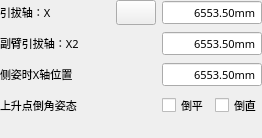
        <widget class="QWidget" name="tabRunARM">
         <attribute name="title">
          <string>上升点</string>
         </attribute>
         <layout class="QGridLayout" name="gridLayout_17">
          <property name="margin">
           <number>0</number>
          </property>
          <item row="0" column="0">
           <widget class="QLabel" name="labelXProUP">
            <property name="sizePolicy">
             <sizepolicy hsizetype="Expanding" vsizetype="Fixed">
              <horstretch>0</horstretch>
              <verstretch>0</verstretch>
             </sizepolicy>
            </property>
            <property name="minimumSize">
             <size>
              <width>110</width>
              <height>25</height>
             </size>
            </property>
            <property name="maximumSize">
             <size>
              <width>16777215</width>
              <height>25</height>
             </size>
            </property>
            <property name="palette">
             <palette>
              <active>
               <colorrole role="WindowText">
                <brush brushstyle="SolidPattern">
                 <color alpha="255">
                  <red>0</red>
                  <green>0</green>
                  <blue>0</blue>
                 </color>
                </brush>
               </colorrole>
              </active>
              <inactive>
               <colorrole role="WindowText">
                <brush brushstyle="SolidPattern">
                 <color alpha="255">
                  <red>0</red>
                  <green>0</green>
                  <blue>0</blue>
                 </color>
                </brush>
               </colorrole>
              </inactive>
              <disabled>
               <colorrole role="WindowText">
                <brush brushstyle="SolidPattern">
                 <color alpha="255">
                  <red>120</red>
                  <green>120</green>
                  <blue>120</blue>
                 </color>
                </brush>
               </colorrole>
              </disabled>
             </palette>
            </property>
            <property name="font">
             <font>
              <family>微软雅黑</family>
              <pointsize>8</pointsize>
              <weight>50</weight>
              <italic>false</italic>
              <bold>false</bold>
             </font>
            </property>
            <property name="text">
             <string>引拔轴：X</string>
            </property>
            <property name="alignment">
             <set>Qt::AlignLeading|Qt::AlignLeft|Qt::AlignVCenter</set>
            </property>
           </widget>
          </item>
          <item row="0" column="1">
           <widget class="QPushButton" name="BtnWaitSync_3">
            <property name="minimumSize">
             <size>
              <width>40</width>
              <height>25</height>
             </size>
            </property>
            <property name="maximumSize">
             <size>
              <width>150</width>
              <height>25</height>
             </size>
            </property>
            <property name="text">
             <string/>
            </property>
            <property name="icon">
             <iconset resource="../xPad.qrc">
              <normaloff>:/img/32X32/Sync.png</normaloff>:/img/32X32/Sync.png</iconset>
            </property>
            <property name="iconSize">
             <size>
              <width>48</width>
              <height>48</height>
             </size>
            </property>
           </widget>
          </item>
          <item row="0" column="2">
           <widget class="xDoubleSpinBox" name="BoxXProUP">
            <property name="sizePolicy">
             <sizepolicy hsizetype="Fixed" vsizetype="Fixed">
              <horstretch>0</horstretch>
              <verstretch>0</verstretch>
             </sizepolicy>
            </property>
            <property name="minimumSize">
             <size>
              <width>100</width>
              <height>25</height>
             </size>
            </property>
            <property name="maximumSize">
             <size>
              <width>16777215</width>
              <height>25</height>
             </size>
            </property>
            <property name="palette">
             <palette>
              <active>
               <colorrole role="WindowText">
                <brush brushstyle="SolidPattern">
                 <color alpha="255">
                  <red>0</red>
                  <green>0</green>
                  <blue>0</blue>
                 </color>
                </brush>
               </colorrole>
              </active>
              <inactive>
               <colorrole role="WindowText">
                <brush brushstyle="SolidPattern">
                 <color alpha="255">
                  <red>0</red>
                  <green>0</green>
                  <blue>0</blue>
                 </color>
                </brush>
               </colorrole>
              </inactive>
              <disabled>
               <colorrole role="WindowText">
                <brush brushstyle="SolidPattern">
                 <color alpha="255">
                  <red>120</red>
                  <green>120</green>
                  <blue>120</blue>
                 </color>
                </brush>
               </colorrole>
              </disabled>
             </palette>
            </property>
            <property name="font">
             <font>
              <family>微软雅黑</family>
              <pointsize>8</pointsize>
              <weight>50</weight>
              <italic>false</italic>
              <bold>false</bold>
             </font>
            </property>
            <property name="focusPolicy">
             <enum>Qt::ClickFocus</enum>
            </property>
            <property name="alignment">
             <set>Qt::AlignRight|Qt::AlignTrailing|Qt::AlignVCenter</set>
            </property>
            <property name="readOnly">
             <bool>true</bool>
            </property>
            <property name="buttonSymbols">
             <enum>QAbstractSpinBox::NoButtons</enum>
            </property>
            <property name="keyboardTracking">
             <bool>false</bool>
            </property>
            <property name="prefix">
             <string notr="true"/>
            </property>
            <property name="suffix">
             <string>mm</string>
            </property>
            <property name="decimals">
             <number>2</number>
            </property>
            <property name="maximum">
             <double>60000.000000000000000</double>
            </property>
            <property name="singleStep">
             <double>0.010000000000000</double>
            </property>
            <property name="value">
             <double>6553.500000000000000</double>
            </property>
            <property name="HasBtn" stdset="0">
             <bool>false</bool>
            </property>
           </widget>
          </item>
          <item row="1" column="0">
           <widget class="QLabel" name="labelBRunUP">
            <property name="sizePolicy">
             <sizepolicy hsizetype="Expanding" vsizetype="Fixed">
              <horstretch>0</horstretch>
              <verstretch>0</verstretch>
             </sizepolicy>
            </property>
            <property name="minimumSize">
             <size>
              <width>110</width>
              <height>25</height>
             </size>
            </property>
            <property name="maximumSize">
             <size>
              <width>16777215</width>
              <height>25</height>
             </size>
            </property>
            <property name="palette">
             <palette>
              <active>
               <colorrole role="WindowText">
                <brush brushstyle="SolidPattern">
                 <color alpha="255">
                  <red>0</red>
                  <green>0</green>
                  <blue>0</blue>
                 </color>
                </brush>
               </colorrole>
              </active>
              <inactive>
               <colorrole role="WindowText">
                <brush brushstyle="SolidPattern">
                 <color alpha="255">
                  <red>0</red>
                  <green>0</green>
                  <blue>0</blue>
                 </color>
                </brush>
               </colorrole>
              </inactive>
              <disabled>
               <colorrole role="WindowText">
                <brush brushstyle="SolidPattern">
                 <color alpha="255">
                  <red>120</red>
                  <green>120</green>
                  <blue>120</blue>
                 </color>
                </brush>
               </colorrole>
              </disabled>
             </palette>
            </property>
            <property name="font">
             <font>
              <family>微软雅黑</family>
              <pointsize>8</pointsize>
              <weight>50</weight>
              <italic>false</italic>
              <bold>false</bold>
             </font>
            </property>
            <property name="layoutDirection">
             <enum>Qt::LeftToRight</enum>
            </property>
            <property name="text">
             <string>副臂引拔轴：X2</string>
            </property>
            <property name="alignment">
             <set>Qt::AlignLeading|Qt::AlignLeft|Qt::AlignVCenter</set>
            </property>
           </widget>
          </item>
          <item row="1" column="2">
           <widget class="xDoubleSpinBox" name="BoxBRunUP">
            <property name="sizePolicy">
             <sizepolicy hsizetype="Fixed" vsizetype="Fixed">
              <horstretch>0</horstretch>
              <verstretch>0</verstretch>
             </sizepolicy>
            </property>
            <property name="minimumSize">
             <size>
              <width>100</width>
              <height>25</height>
             </size>
            </property>
            <property name="maximumSize">
             <size>
              <width>16777215</width>
              <height>25</height>
             </size>
            </property>
            <property name="palette">
             <palette>
              <active>
               <colorrole role="WindowText">
                <brush brushstyle="SolidPattern">
                 <color alpha="255">
                  <red>0</red>
                  <green>0</green>
                  <blue>0</blue>
                 </color>
                </brush>
               </colorrole>
              </active>
              <inactive>
               <colorrole role="WindowText">
                <brush brushstyle="SolidPattern">
                 <color alpha="255">
                  <red>0</red>
                  <green>0</green>
                  <blue>0</blue>
                 </color>
                </brush>
               </colorrole>
              </inactive>
              <disabled>
               <colorrole role="WindowText">
                <brush brushstyle="SolidPattern">
                 <color alpha="255">
                  <red>120</red>
                  <green>120</green>
                  <blue>120</blue>
                 </color>
                </brush>
               </colorrole>
              </disabled>
             </palette>
            </property>
            <property name="font">
             <font>
              <family>微软雅黑</family>
              <pointsize>8</pointsize>
              <weight>50</weight>
              <bold>false</bold>
             </font>
            </property>
            <property name="focusPolicy">
             <enum>Qt::ClickFocus</enum>
            </property>
            <property name="alignment">
             <set>Qt::AlignRight|Qt::AlignTrailing|Qt::AlignVCenter</set>
            </property>
            <property name="readOnly">
             <bool>true</bool>
            </property>
            <property name="buttonSymbols">
             <enum>QAbstractSpinBox::NoButtons</enum>
            </property>
            <property name="keyboardTracking">
             <bool>false</bool>
            </property>
            <property name="prefix">
             <string notr="true"/>
            </property>
            <property name="suffix">
             <string>mm</string>
            </property>
            <property name="decimals">
             <number>2</number>
            </property>
            <property name="maximum">
             <double>60000.000000000000000</double>
            </property>
            <property name="singleStep">
             <double>0.010000000000000</double>
            </property>
            <property name="value">
             <double>6553.500000000000000</double>
            </property>
            <property name="HasBtn" stdset="0">
             <bool>false</bool>
            </property>
           </widget>
          </item>
          <item row="2" column="0" colspan="2">
           <widget class="QLabel" name="labelXProRotPosition">
            <property name="sizePolicy">
             <sizepolicy hsizetype="Expanding" vsizetype="Fixed">
              <horstretch>0</horstretch>
              <verstretch>0</verstretch>
             </sizepolicy>
            </property>
            <property name="minimumSize">
             <size>
              <width>110</width>
              <height>25</height>
             </size>
            </property>
            <property name="maximumSize">
             <size>
              <width>16777215</width>
              <height>25</height>
             </size>
            </property>
            <property name="palette">
             <palette>
              <active>
               <colorrole role="WindowText">
                <brush brushstyle="SolidPattern">
                 <color alpha="255">
                  <red>0</red>
                  <green>0</green>
                  <blue>0</blue>
                 </color>
                </brush>
               </colorrole>
              </active>
              <inactive>
               <colorrole role="WindowText">
                <brush brushstyle="SolidPattern">
                 <color alpha="255">
                  <red>0</red>
                  <green>0</green>
                  <blue>0</blue>
                 </color>
                </brush>
               </colorrole>
              </inactive>
              <disabled>
               <colorrole role="WindowText">
                <brush brushstyle="SolidPattern">
                 <color alpha="255">
                  <red>120</red>
                  <green>120</green>
                  <blue>120</blue>
                 </color>
                </brush>
               </colorrole>
              </disabled>
             </palette>
            </property>
            <property name="font">
             <font>
              <family>微软雅黑</family>
              <pointsize>8</pointsize>
              <weight>50</weight>
              <italic>false</italic>
              <bold>false</bold>
             </font>
            </property>
            <property name="text">
             <string>侧姿时X轴位置</string>
            </property>
            <property name="alignment">
             <set>Qt::AlignLeading|Qt::AlignLeft|Qt::AlignVCenter</set>
            </property>
           </widget>
          </item>
          <item row="2" column="2">
           <widget class="xDoubleSpinBox" name="BoxXProRotPosition">
            <property name="sizePolicy">
             <sizepolicy hsizetype="Fixed" vsizetype="Fixed">
              <horstretch>0</horstretch>
              <verstretch>0</verstretch>
             </sizepolicy>
            </property>
            <property name="minimumSize">
             <size>
              <width>100</width>
              <height>25</height>
             </size>
            </property>
            <property name="maximumSize">
             <size>
              <width>16777215</width>
              <height>25</height>
             </size>
            </property>
            <property name="palette">
             <palette>
              <active>
               <colorrole role="WindowText">
                <brush brushstyle="SolidPattern">
                 <color alpha="255">
                  <red>0</red>
                  <green>0</green>
                  <blue>0</blue>
                 </color>
                </brush>
               </colorrole>
              </active>
              <inactive>
               <colorrole role="WindowText">
                <brush brushstyle="SolidPattern">
                 <color alpha="255">
                  <red>0</red>
                  <green>0</green>
                  <blue>0</blue>
                 </color>
                </brush>
               </colorrole>
              </inactive>
              <disabled>
               <colorrole role="WindowText">
                <brush brushstyle="SolidPattern">
                 <color alpha="255">
                  <red>120</red>
                  <green>120</green>
                  <blue>120</blue>
                 </color>
                </brush>
               </colorrole>
              </disabled>
             </palette>
            </property>
            <property name="font">
             <font>
              <family>微软雅黑</family>
              <pointsize>8</pointsize>
              <weight>50</weight>
              <italic>false</italic>
              <bold>false</bold>
             </font>
            </property>
            <property name="focusPolicy">
             <enum>Qt::ClickFocus</enum>
            </property>
            <property name="alignment">
             <set>Qt::AlignRight|Qt::AlignTrailing|Qt::AlignVCenter</set>
            </property>
            <property name="readOnly">
             <bool>true</bool>
            </property>
            <property name="buttonSymbols">
             <enum>QAbstractSpinBox::NoButtons</enum>
            </property>
            <property name="keyboardTracking">
             <bool>false</bool>
            </property>
            <property name="prefix">
             <string notr="true"/>
            </property>
            <property name="suffix">
             <string>mm</string>
            </property>
            <property name="decimals">
             <number>2</number>
            </property>
            <property name="maximum">
             <double>60000.000000000000000</double>
            </property>
            <property name="singleStep">
             <double>0.010000000000000</double>
            </property>
            <property name="value">
             <double>6553.500000000000000</double>
            </property>
            <property name="HasBtn" stdset="0">
             <bool>false</bool>
            </property>
           </widget>
          </item>
          <item row="3" column="0" colspan="3">
           <layout class="QHBoxLayout" name="horizontalLayout_2">
            <item>
             <widget class="QLabel" name="labelTrvOutRot">
              <property name="sizePolicy">
               <sizepolicy hsizetype="Expanding" vsizetype="Fixed">
                <horstretch>0</horstretch>
                <verstretch>0</verstretch>
               </sizepolicy>
              </property>
              <property name="minimumSize">
               <size>
                <width>0</width>
                <height>25</height>
               </size>
              </property>
              <property name="maximumSize">
               <size>
                <width>16777215</width>
                <height>25</height>
               </size>
              </property>
              <property name="palette">
               <palette>
                <active>
                 <colorrole role="WindowText">
                  <brush brushstyle="SolidPattern">
                   <color alpha="255">
                    <red>0</red>
                    <green>0</green>
                    <blue>0</blue>
                   </color>
                  </brush>
                 </colorrole>
                </active>
                <inactive>
                 <colorrole role="WindowText">
                  <brush brushstyle="SolidPattern">
                   <color alpha="255">
                    <red>0</red>
                    <green>0</green>
                    <blue>0</blue>
                   </color>
                  </brush>
                 </colorrole>
                </inactive>
                <disabled>
                 <colorrole role="WindowText">
                  <brush brushstyle="SolidPattern">
                   <color alpha="255">
                    <red>120</red>
                    <green>120</green>
                    <blue>120</blue>
                   </color>
                  </brush>
                 </colorrole>
                </disabled>
               </palette>
              </property>
              <property name="font">
               <font>
                <family>微软雅黑</family>
                <pointsize>8</pointsize>
                <weight>50</weight>
                <italic>false</italic>
                <bold>false</bold>
               </font>
              </property>
              <property name="text">
               <string>上升点倒角姿态</string>
              </property>
              <property name="alignment">
               <set>Qt::AlignLeading|Qt::AlignLeft|Qt::AlignVCenter</set>
              </property>
             </widget>
            </item>
            <item>
             <widget class="QCheckBox" name="checkBoxTrvOutHor">
              <property name="minimumSize">
               <size>
                <width>0</width>
                <height>25</height>
               </size>
              </property>
              <property name="maximumSize">
               <size>
                <width>16777215</width>
                <height>25</height>
               </size>
              </property>
              <property name="palette">
               <palette>
                <active>
                 <colorrole role="WindowText">
                  <brush brushstyle="SolidPattern">
                   <color alpha="255">
                    <red>0</red>
                    <green>0</green>
                    <blue>0</blue>
                   </color>
                  </brush>
                 </colorrole>
                </active>
                <inactive>
                 <colorrole role="WindowText">
                  <brush brushstyle="SolidPattern">
                   <color alpha="255">
                    <red>0</red>
                    <green>0</green>
                    <blue>0</blue>
                   </color>
                  </brush>
                 </colorrole>
                </inactive>
                <disabled>
                 <colorrole role="WindowText">
                  <brush brushstyle="SolidPattern">
                   <color alpha="255">
                    <red>120</red>
                    <green>120</green>
                    <blue>120</blue>
                   </color>
                  </brush>
                 </colorrole>
                </disabled>
               </palette>
              </property>
              <property name="font">
               <font>
                <family>微软雅黑</family>
                <pointsize>8</pointsize>
                <weight>50</weight>
                <italic>false</italic>
                <bold>false</bold>
               </font>
              </property>
              <property name="text">
               <string>倒平</string>
              </property>
              <property name="checked">
               <bool>false</bool>
              </property>
             </widget>
            </item>
            <item>
             <widget class="QCheckBox" name="checkBoxTrvOutVer">
              <property name="minimumSize">
               <size>
                <width>0</width>
                <height>25</height>
               </size>
              </property>
              <property name="maximumSize">
               <size>
                <width>16777215</width>
                <height>25</height>
               </size>
              </property>
              <property name="palette">
               <palette>
                <active>
                 <colorrole role="WindowText">
                  <brush brushstyle="SolidPattern">
                   <color alpha="255">
                    <red>0</red>
                    <green>0</green>
                    <blue>0</blue>
                   </color>
                  </brush>
                 </colorrole>
                </active>
                <inactive>
                 <colorrole role="WindowText">
                  <brush brushstyle="SolidPattern">
                   <color alpha="255">
                    <red>0</red>
                    <green>0</green>
                    <blue>0</blue>
                   </color>
                  </brush>
                 </colorrole>
                </inactive>
                <disabled>
                 <colorrole role="WindowText">
                  <brush brushstyle="SolidPattern">
                   <color alpha="255">
                    <red>120</red>
                    <green>120</green>
                    <blue>120</blue>
                   </color>
                  </brush>
                 </colorrole>
                </disabled>
               </palette>
              </property>
              <property name="font">
               <font>
                <family>微软雅黑</family>
                <pointsize>8</pointsize>
                <weight>50</weight>
                <italic>false</italic>
                <bold>false</bold>
               </font>
              </property>
              <property name="text">
               <string>倒直</string>
              </property>
             </widget>
            </item>
           </layout>
          </item>
          <item row="4" column="0" colspan="3">
           <widget class="QLabel" name="labelPNG3">
            <property name="text">
             <string/>
            </property>
            <property name="pixmap">
             <pixmap resource="../xPad.qrc">:/img/other/3.png</pixmap>
            </property>
           </widget>
          </item>
         </layout>
        </widget>
